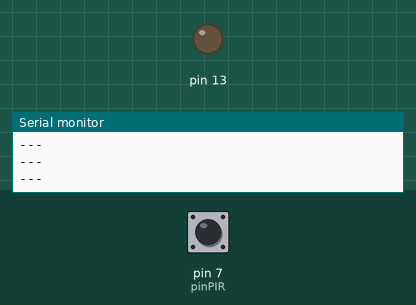
This sketch was run on a simulated Arduino Uno, built with avr-gcc and run on an emulated ATmega328P. Shown: output pins drawn as LEDs (lit = HIGH), the last lines printed to the serial monitor. The inputs (shaded band) are chosen by the test bench; at power-on: pin 7 (pinPIR) LOW.

Above: at 1.2 s.
1.3 s: pin 7 (pinPIR) driven HIGH
At 2.1 s:
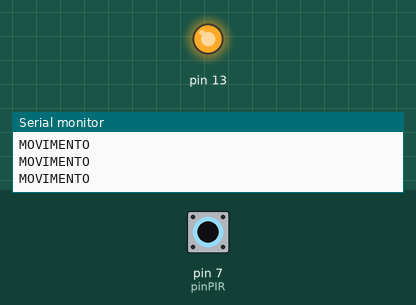
2.8 s: pin 7 (pinPIR) pulsed LOW 5 times (0.12 s each, 0.3 s apart)
7.3 s: pin 7 (pinPIR) pulsed LOW 2 times (0.12 s each, 0.3 s apart)
Timing chart, 0 to 10.3 s (numbered marks = the images above; inputs shaded):
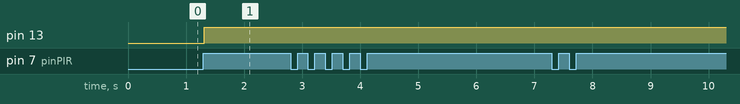

Measured:
- after the input at 1.3 s, pin 13: LOW → HIGH at once

The sketch:

testeDoisSensorMovimento.ino
```cpp
#define pinPIR 7

void setup() {
  pinMode(pinPIR, INPUT);
  pinMode(13, OUTPUT);
  Serial.begin(9600);
}

void loop(){
  bool valorPIR = digitalRead(pinPIR);

  if (valorPIR) {
    Serial.println("MOVIMENTO");
    digitalWrite(13, HIGH);
    } else {
      Serial.println("---");
      }
}
```
